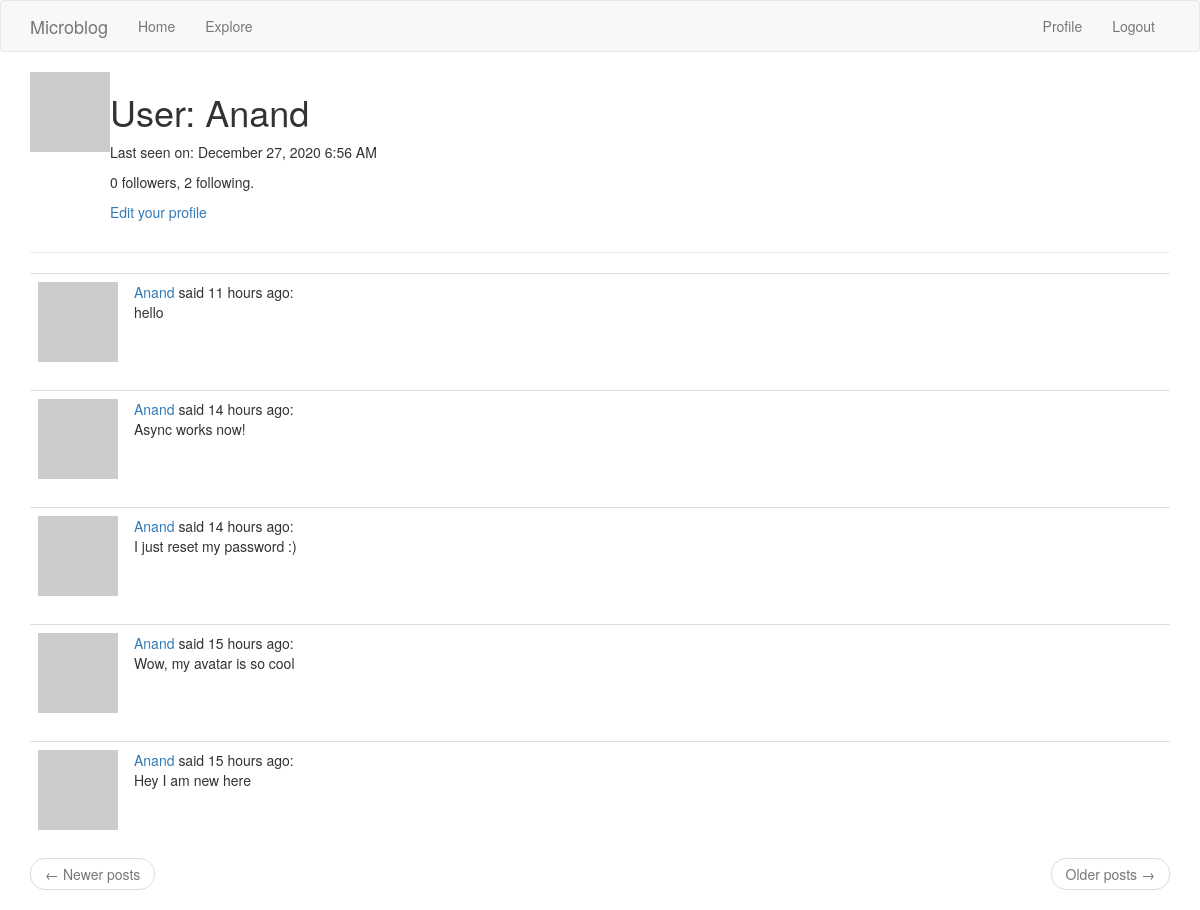
/user/Anand (signed in), run on an earlier commit of the app's database.
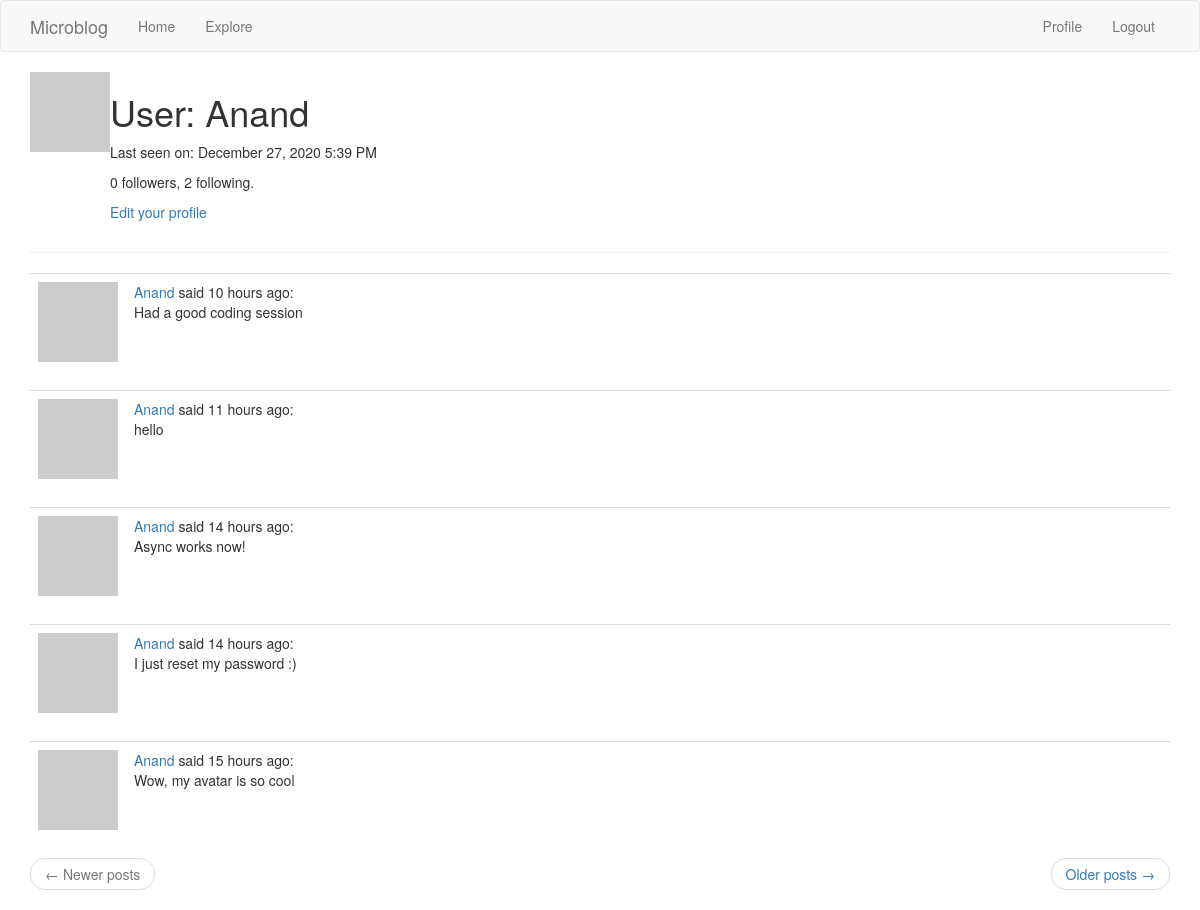
And on a later commit of the database.
### application/models.py (models this page shows, shortened)
class User(UserMixin, db.Model):
    id = db.Column(
        db.Integer,
        primary_key = True
    )
    username = db.Column(
        db.String(120),
        index=True,
        unique=True
    )
    email = db.Column(
        db.String(120),
        index=True,
        unique=True
    )
    password_hash = db.Column(
        db.String(128)
    )
    posts = db.relationship(
        'Post',
        backref = 'author',
        lazy = 'dynamic'
    )
    about_me = db.Column(
        db.String(140)
    )
    last_seen = db.Column(
        db.DateTime,
        default=datetime.utcnow
    )
    followed = db.relationship(
        'User',
        secondary='followers',
        primaryjoin=(
            followers.c.follower_id == id
        ),
        secondaryjoin=(
            followers.c.followed_id == id
        ),
        backref=(
            db.backref(
                'followers',
                lazy='dynamic'
            )
        ),
        lazy='dynamic'
    )
    def avatar(self, size):
        digest = md5(self.email.lower().encode('utf-8')).hexdigest()
        return 'https://www.gravatar.com/avatar/{}?d=identicon&s={}'.format(digest,size)

class Post(db.Model):
    id = db.Column(
        db.Integer,
        primary_key=True
    )
    body = db.Column(
        db.String(140)
    )
    timestamp = db.Column(
        db.DateTime,
        index=True,
        default=datetime.utcnow
    )
    user_id = db.Column(
        db.Integer,
        db.ForeignKey('user.id')
    )

### application/routes.py (the view)
@app.route('/user/<username>')
@login_required
def user(username):
    user = User.query.filter_by(username=username).first_or_404()
    page = request.args.get('page', 1, type=int)
    posts = user.posts.order_by(Post.timestamp.desc()).paginate(
        page, app.config['POSTS_PER_PAGE'], False
    )
    if posts.has_next:
        next_url = url_for('user', username=user.username, page=posts.next_num)
    else:
        next_url = None
    if posts.has_prev:
        prev_url = url_for('user', username=user.username, page=posts.prev_num)
    else:
        prev_url = None
    form = EmptyForm()
    return render_template('user.html', user=user, posts=posts.items, form=form,
        next_url=next_url,
        prev_url=prev_url
    )

### application/models.py (called while the page is built)
@login.user_loader
def load_user(id):
    return User.query.get(int(id))

### application/routes.py (called while the page is built)
@app.before_request
def before_request():
    if current_user.is_authenticated:
        current_user.last_seen = datetime.utcnow()
        db.session.commit()

### application/templates/user.html (shortened to what this page needs)
{% extends 'base.html' %}
{% block app_content %}
    <table>
        <tr valign="top">
            <td>
                <img src="{{ user.avatar(128) }}">
            </td>
            <td>
                <h1>
                    User: {{ user.username }}
                </h1>
                {% if user.last_seen %}
                    <p>
                        Last seen on: {{ moment(user.last_seen).format('LLL') }}
                    </p>
                {% endif %}
                <p>
                    {{ user.followers.count() }} followers, {{ user.followed.count() }} following.
                </p>
                {% if user == current_user %}
                    <p>
                        <a href="{{ url_for('edit_profile') }}">Edit your profile</a>
                    </p>
                {% endif %}
            </td>
        </tr>
    </table>
    <hr>
    {% for post in posts %}
        {% include '_post.html' %}
    {% endfor %}
    {% include '_paginate.html' %}
{% endblock app_content %}

### application/templates/_post.html
<table class="table table-hover">
    <tr>
        <td width="70px">
            <a href="{{ url_for('user', username=post.author.username) }}">
                <img src="{{ post.author.avatar(70) }}">
            </a>
        </td>
        <td>
            <a href="{{ url_for('user', username=post.author.username) }}">
                {{ post.author.username }}
            </a> said {{ moment(post.timestamp).fromNow() }}: <br> {{ post.body }}
        </td>
    </tr>
</table>

What changed in the data, as far as the page shows it:
no longer on this page (row unchanged): Post: author.username "Anand", timestamp "15 hours ago", body "Hey I am new here"
changed User "Anand": last_seen "December 27, 2020 6:56 AM" → "December 27, 2020 5:39 PM"
added Post: author.username "Anand", timestamp "10 hours ago", body "Had a good coding session"
